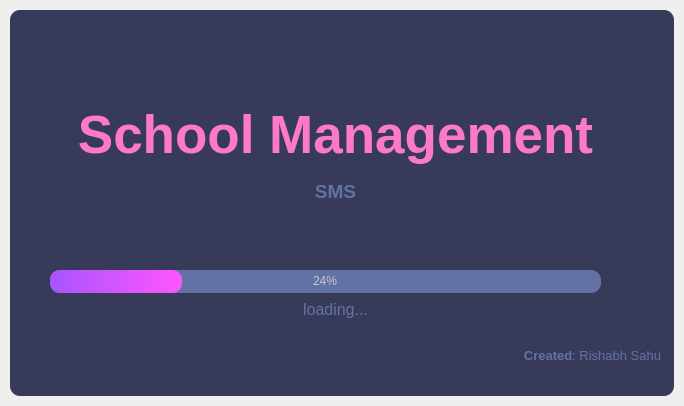
<?xml version="1.0" encoding="UTF-8"?>
<ui version="4.0">
 <class>SplashScreen</class>
 <widget class="QMainWindow" name="SplashScreen">
  <property name="geometry">
   <rect>
    <x>0</x>
    <y>0</y>
    <width>684</width>
    <height>406</height>
   </rect>
  </property>
  <property name="windowTitle">
   <string>MainWindow</string>
  </property>
  <widget class="QWidget" name="centralwidget">
   <layout class="QVBoxLayout" name="verticalLayout">
    <property name="spacing">
     <number>0</number>
    </property>
    <property name="leftMargin">
     <number>10</number>
    </property>
    <property name="topMargin">
     <number>10</number>
    </property>
    <property name="rightMargin">
     <number>10</number>
    </property>
    <property name="bottomMargin">
     <number>10</number>
    </property>
    <item>
     <widget class="QFrame" name="dropShadowFrame">
      <property name="autoFillBackground">
       <bool>false</bool>
      </property>
      <property name="styleSheet">
       <string notr="true">QFrame{background-color:rgb(56, 58, 89);
color:rgb(220,220,220);
border-radius:10px;
}</string>
      </property>
      <property name="frameShape">
       <enum>QFrame::StyledPanel</enum>
      </property>
      <property name="frameShadow">
       <enum>QFrame::Raised</enum>
      </property>
      <widget class="QLabel" name="label_title">
       <property name="geometry">
        <rect>
         <x>0</x>
         <y>80</y>
         <width>651</width>
         <height>91</height>
        </rect>
       </property>
       <property name="font">
        <font>
         <family>Segoe UI</family>
         <pointsize>40</pointsize>
        </font>
       </property>
       <property name="styleSheet">
        <string notr="true">color:rgb(254,121,199);</string>
       </property>
       <property name="text">
        <string>&lt;strong&gt;School Management</string>
       </property>
       <property name="alignment">
        <set>Qt::AlignCenter</set>
       </property>
      </widget>
      <widget class="QLabel" name="label_description">
       <property name="geometry">
        <rect>
         <x>0</x>
         <y>170</y>
         <width>651</width>
         <height>41</height>
        </rect>
       </property>
       <property name="font">
        <font>
         <family>Segoe UI</family>
         <pointsize>14</pointsize>
        </font>
       </property>
       <property name="styleSheet">
        <string notr="true">color:rgb(98,114,164);</string>
       </property>
       <property name="text">
        <string>&lt;strong&gt;SMS</string>
       </property>
       <property name="alignment">
        <set>Qt::AlignHCenter|Qt::AlignTop</set>
       </property>
      </widget>
      <widget class="QProgressBar" name="progressBar">
       <property name="geometry">
        <rect>
         <x>40</x>
         <y>260</y>
         <width>551</width>
         <height>23</height>
        </rect>
       </property>
       <property name="styleSheet">
        <string notr="true">QProgressBar{
background-color:rgb(98,114,164);
color:rgb(200,200,200);
border-style:none;
border-radius:10px;
text-align:center;
}
QProgressBar::chunk{
    border-radius:10px;
	background-color: qlineargradient(spread:pad, x1:0.026, y1:0.528409, x2:0.999526, y2:0.528, stop:0.00526316 rgba(170, 85, 255, 255), stop:1 rgba(255, 85, 255, 255));
}</string>
       </property>
       <property name="value">
        <number>24</number>
       </property>
      </widget>
      <widget class="QLabel" name="label_loading">
       <property name="geometry">
        <rect>
         <x>0</x>
         <y>290</y>
         <width>651</width>
         <height>31</height>
        </rect>
       </property>
       <property name="font">
        <font>
         <family>Segoe UI</family>
         <pointsize>12</pointsize>
        </font>
       </property>
       <property name="styleSheet">
        <string notr="true">color:rgb(98,114,164);</string>
       </property>
       <property name="text">
        <string>loading...</string>
       </property>
       <property name="alignment">
        <set>Qt::AlignHCenter|Qt::AlignTop</set>
       </property>
      </widget>
      <widget class="QLabel" name="label_credits">
       <property name="geometry">
        <rect>
         <x>0</x>
         <y>330</y>
         <width>651</width>
         <height>31</height>
        </rect>
       </property>
       <property name="font">
        <font>
         <family>Segoe UI</family>
         <pointsize>10</pointsize>
        </font>
       </property>
       <property name="styleSheet">
        <string notr="true">color:rgb(98,114,164);</string>
       </property>
       <property name="text">
        <string>&lt;strong&gt;Created&lt;/strong&gt;: Rishabh Sahu</string>
       </property>
       <property name="alignment">
        <set>Qt::AlignRight|Qt::AlignTrailing|Qt::AlignVCenter</set>
       </property>
      </widget>
     </widget>
    </item>
   </layout>
  </widget>
 </widget>
 <resources/>
 <connections/>
</ui>
